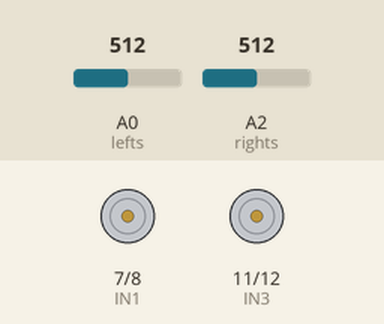
Simulated run of this sketch. Board: Arduino Uno, built with avr-gcc and run on an emulated ATmega328P. Parts: motor-driver pin pairs drawn as motors (green arrow = first pin HIGH = forward, orange = second pin HIGH = backward, longer = more drive, scaled by the enable pin). Inputs (shaded band) come from the test bench; at power-on: A0 (lefts) = 512, A2 (rights) = 512.

Above: at 1.2 s.
1.3 s: A0 (lefts) set to 390
At 1.9 s:
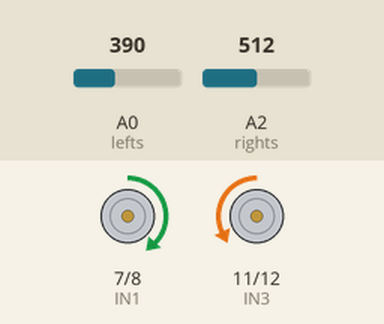
2.8 s: A2 (rights) set to 410
4.3 s: A2 (rights) set to 391
At 4.9 s:
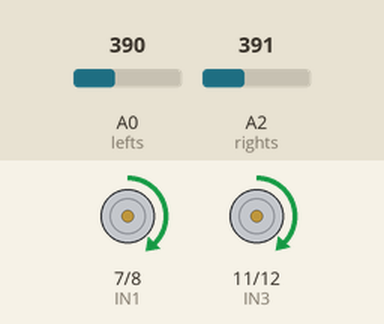
5.8 s: A0 (lefts) set to 411
At 6.7 s:
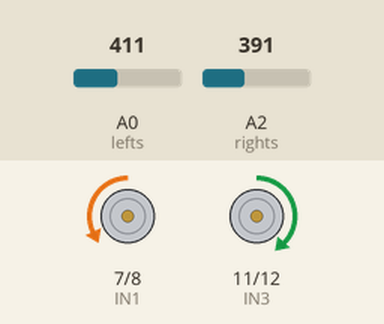
7.3 s: A0 (lefts) set to 306
At 8.2 s:
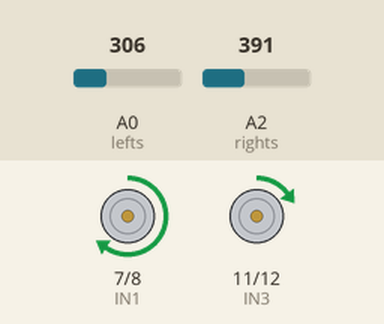
8.8 s: A2 (rights) set to 240
At 10.0 s:
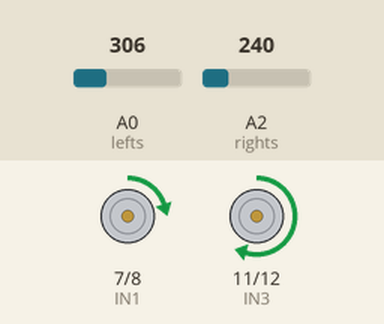
Timing chart, 0 to 11.3 s (numbered marks = the images above; inputs shaded):
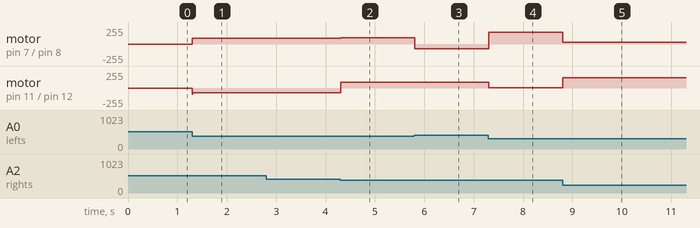

The sketch:

Koog_LT_TurnSpeed70_MaxSpeed250_240609.ino
```cpp
// Defining pins and variables
#define lefts A0
#define rights A2

// Motor 1 control pins
#define ENA 9
#define IN1 7
#define IN2 8

// Motor 2 control pins
#define ENB 10
#define IN3 11
#define IN4 12

#define THRESHOLD 400
#define BASE_SPEED 90
#define MAX_SPEED 250
#define TURN_SPEED 70

void setup() {
  // Setting motor control pins as output
  pinMode(ENA, OUTPUT);
  pinMode(IN1, OUTPUT);
  pinMode(IN2, OUTPUT);
  pinMode(ENB, OUTPUT);
  pinMode(IN3, OUTPUT);
  pinMode(IN4, OUTPUT);

  // Setting sensor pins as input
  pinMode(lefts, INPUT);
  pinMode(rights, INPUT);

  // Setting initial motor speed
  analogWrite(ENA, BASE_SPEED); // Motor 1 speed
  analogWrite(ENB, BASE_SPEED); // Motor 2 speed
}

void loop() {
  // Read sensor values
  int leftSensorValue = analogRead(lefts);
  int rightSensorValue = analogRead(rights);

  // Calculate error
  int error = leftSensorValue - rightSensorValue;

  // Calculate motor speeds based on error
  int speedLeft = BASE_SPEED - error;
  int speedRight = BASE_SPEED + error;

  // Constrain motor speeds to be within limits
  speedLeft = constrain(speedLeft, 0, MAX_SPEED);
  speedRight = constrain(speedRight, 0, MAX_SPEED);

  // Apply motor speeds
  analogWrite(ENA, speedLeft);
  analogWrite(ENB, speedRight);

  // Determine motor directions based on sensor values
  if (leftSensorValue <= THRESHOLD && rightSensorValue <= THRESHOLD) {
    // Go forward
    digitalWrite(IN1, HIGH);
    digitalWrite(IN2, LOW);
    digitalWrite(IN3, HIGH);
    digitalWrite(IN4, LOW);
  } else if (leftSensorValue > THRESHOLD && rightSensorValue <= THRESHOLD) {
    // Turn left with reduced speed
    analogWrite(ENA, TURN_SPEED);
    analogWrite(ENB, BASE_SPEED);
    digitalWrite(IN1, LOW);
    digitalWrite(IN2, HIGH);
    digitalWrite(IN3, HIGH);
    digitalWrite(IN4, LOW);
  } else if (leftSensorValue <= THRESHOLD && rightSensorValue > THRESHOLD) {
    // Turn right with reduced speed
    analogWrite(ENA, BASE_SPEED);
    analogWrite(ENB, TURN_SPEED);
    digitalWrite(IN1, HIGH);
    digitalWrite(IN2, LOW);
    digitalWrite(IN3, LOW);
    digitalWrite(IN4, HIGH);
  } else {
    // Stop
    digitalWrite(IN1, LOW);
    digitalWrite(IN2, LOW);
    digitalWrite(IN3, LOW);
    digitalWrite(IN4, LOW);
  }

  // Small delay for stability
  delay(10);
}
```

Measured:
- the behaviour switches between 401 and 400 on A2 (rights) (found by bisection; images 1 and 2)
- the behaviour switches between 400 and 401 on A0 (lefts) (found by bisection; images 2 and 3)
- after the input at 1.3 s, motor on pin 7 (IN1) / pin 8 (IN2): stopped → forward 90/255 at once; motor on pin 11 (IN3) / pin 12 (IN4): stopped → backward 70/255 at once
- after the input at 4.3 s, motor on pin 7 (IN1) / pin 8 (IN2): forward 90/255 → forward 91/255 at once; motor on pin 11 (IN3) / pin 12 (IN4): backward 70/255 → forward 89/255 at once
- after the input at 5.8 s, motor on pin 7 (IN1) / pin 8 (IN2): forward 91/255 → backward 70/255 at once; motor on pin 11 (IN3) / pin 12 (IN4): forward 89/255 → forward 90/255 at once
- after the input at 7.3 s, motor on pin 7 (IN1) / pin 8 (IN2): backward 70/255 → forward 175/255 at once; motor on pin 11 (IN3) / pin 12 (IN4): forward 90/255 → forward 5/255 at once
- after the input at 8.8 s, motor on pin 7 (IN1) / pin 8 (IN2): forward 175/255 → forward 24/255 at once; motor on pin 11 (IN3) / pin 12 (IN4): forward 5/255 → forward 156/255 at once
